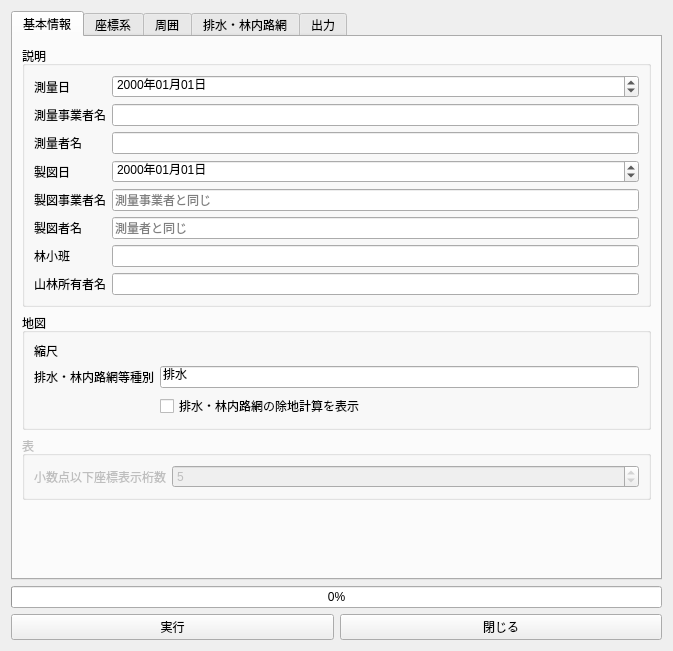
<?xml version="1.0" encoding="UTF-8"?>
<ui version="4.0">
 <class>RingyoZumenMakerPluginDialogBase</class>
 <widget class="QWidget" name="RingyoZumenMakerPluginDialogBase">
  <property name="geometry">
   <rect>
    <x>0</x>
    <y>0</y>
    <width>673</width>
    <height>651</height>
   </rect>
  </property>
  <property name="sizePolicy">
   <sizepolicy hsizetype="Preferred" vsizetype="Preferred">
    <horstretch>0</horstretch>
    <verstretch>0</verstretch>
   </sizepolicy>
  </property>
  <property name="windowTitle">
   <string>林業図面作成プラグイン</string>
  </property>
  <layout class="QVBoxLayout" name="verticalLayout_3">
   <item>
    <widget class="QTabWidget" name="tabWidget">
     <property name="currentIndex">
      <number>0</number>
     </property>
     <widget class="QWidget" name="tab">
      <property name="sizePolicy">
       <sizepolicy hsizetype="Preferred" vsizetype="Preferred">
        <horstretch>0</horstretch>
        <verstretch>0</verstretch>
       </sizepolicy>
      </property>
      <attribute name="title">
       <string>基本情報</string>
      </attribute>
      <layout class="QVBoxLayout" name="verticalLayout">
       <item>
        <widget class="QGroupBox" name="groupBox_5">
         <property name="title">
          <string>説明</string>
         </property>
         <layout class="QFormLayout" name="formLayout">
          <item row="0" column="0">
           <widget class="QLabel" name="label">
            <property name="text">
             <string>測量日</string>
            </property>
           </widget>
          </item>
          <item row="0" column="1">
           <widget class="QDateEdit" name="sokuryobi">
            <property name="sizePolicy">
             <sizepolicy hsizetype="Expanding" vsizetype="Fixed">
              <horstretch>0</horstretch>
              <verstretch>0</verstretch>
             </sizepolicy>
            </property>
            <property name="displayFormat">
             <string>yyyy年MM月dd日</string>
            </property>
           </widget>
          </item>
          <item row="2" column="0">
           <widget class="QLabel" name="label_2">
            <property name="text">
             <string>測量者名</string>
            </property>
           </widget>
          </item>
          <item row="2" column="1">
           <widget class="QLineEdit" name="sokuryosha"/>
          </item>
          <item row="6" column="0">
           <widget class="QLabel" name="label_3">
            <property name="text">
             <string>林小班</string>
            </property>
           </widget>
          </item>
          <item row="6" column="1">
           <widget class="QLineEdit" name="rinshohan"/>
          </item>
          <item row="7" column="0">
           <widget class="QLabel" name="label_4">
            <property name="text">
             <string>山林所有者名</string>
            </property>
           </widget>
          </item>
          <item row="7" column="1">
           <widget class="QLineEdit" name="sanrinshoyusha"/>
          </item>
          <item row="1" column="1">
           <widget class="QLineEdit" name="sokuryojigyosha">
            <property name="placeholderText">
             <string/>
            </property>
           </widget>
          </item>
          <item row="1" column="0">
           <widget class="QLabel" name="label_24">
            <property name="text">
             <string>測量事業者名</string>
            </property>
           </widget>
          </item>
          <item row="4" column="1">
           <widget class="QLineEdit" name="seizujigyosha">
            <property name="placeholderText">
             <string>測量事業者と同じ</string>
            </property>
           </widget>
          </item>
          <item row="5" column="1">
           <widget class="QLineEdit" name="seizusha">
            <property name="placeholderText">
             <string>測量者と同じ</string>
            </property>
           </widget>
          </item>
          <item row="3" column="0">
           <widget class="QLabel" name="label_12">
            <property name="text">
             <string>製図日</string>
            </property>
           </widget>
          </item>
          <item row="4" column="0">
           <widget class="QLabel" name="label_18">
            <property name="text">
             <string>製図事業者名</string>
            </property>
           </widget>
          </item>
          <item row="5" column="0">
           <widget class="QLabel" name="label_22">
            <property name="text">
             <string>製図者名</string>
            </property>
           </widget>
          </item>
          <item row="3" column="1">
           <widget class="QDateEdit" name="seizubi">
            <property name="displayFormat">
             <string>yyyy年MM月dd日</string>
            </property>
           </widget>
          </item>
         </layout>
        </widget>
       </item>
       <item>
        <widget class="QGroupBox" name="groupBox_6">
         <property name="title">
          <string>地図</string>
         </property>
         <layout class="QFormLayout" name="formLayout_4">
          <item row="0" column="0">
           <widget class="QLabel" name="label_15">
            <property name="text">
             <string>縮尺</string>
            </property>
           </widget>
          </item>
          <item row="0" column="1">
           <widget class="QgsScaleWidget" name="scale">
            <property name="showCurrentScaleButton">
             <bool>true</bool>
            </property>
           </widget>
          </item>
          <item row="2" column="0">
           <widget class="QLabel" name="qgisLabel">
            <property name="text">
             <string/>
            </property>
           </widget>
          </item>
          <item row="2" column="1">
           <widget class="QCheckBox" name="isJochikeisan">
            <property name="text">
             <string>排水・林内路網の除地計算を表示</string>
            </property>
           </widget>
          </item>
          <item row="1" column="1">
           <widget class="QLineEdit" name="haisuiType">
            <property name="text">
             <string>排水</string>
            </property>
           </widget>
          </item>
          <item row="1" column="0">
           <widget class="QLabel" name="label_25">
            <property name="text">
             <string>排水・林内路網等種別</string>
            </property>
           </widget>
          </item>
         </layout>
        </widget>
       </item>
       <item>
        <widget class="QGroupBox" name="groupBox_7">
         <property name="enabled">
          <bool>false</bool>
         </property>
         <property name="title">
          <string>表</string>
         </property>
         <layout class="QFormLayout" name="formLayout_5">
          <item row="0" column="0">
           <widget class="QLabel" name="Label">
            <property name="text">
             <string>小数点以下座標表示桁数</string>
            </property>
           </widget>
          </item>
          <item row="0" column="1">
           <widget class="QSpinBox" name="ketasu">
            <property name="value">
             <number>5</number>
            </property>
           </widget>
          </item>
         </layout>
        </widget>
       </item>
       <item>
        <spacer name="verticalSpacer">
         <property name="orientation">
          <enum>Qt::Orientation::Vertical</enum>
         </property>
         <property name="sizeHint" stdset="0">
          <size>
           <width>20</width>
           <height>40</height>
          </size>
         </property>
        </spacer>
       </item>
      </layout>
     </widget>
     <widget class="QWidget" name="tab_2">
      <attribute name="title">
       <string>座標系</string>
      </attribute>
      <layout class="QVBoxLayout" name="verticalLayout_2">
       <item>
        <layout class="QFormLayout" name="formLayout_2">
         <item row="0" column="0">
          <widget class="QLabel" name="label_5">
           <property name="text">
            <string>CRS</string>
           </property>
          </widget>
         </item>
         <item row="0" column="1">
          <widget class="QgsProjectionSelectionWidget" name="crs">
           <property name="focusPolicy">
            <enum>Qt::FocusPolicy::StrongFocus</enum>
           </property>
           <property name="layoutDirection">
            <enum>Qt::LayoutDirection::LeftToRight</enum>
           </property>
           <property name="autoFillBackground">
            <bool>false</bool>
           </property>
          </widget>
         </item>
         <item row="1" column="0">
          <widget class="QLabel" name="label_14">
           <property name="text">
            <string>磁補正（度）</string>
           </property>
          </widget>
         </item>
         <item row="1" column="1">
          <widget class="QDoubleSpinBox" name="jihosei"/>
         </item>
        </layout>
       </item>
       <item>
        <spacer name="verticalSpacer_2">
         <property name="orientation">
          <enum>Qt::Orientation::Vertical</enum>
         </property>
         <property name="sizeHint" stdset="0">
          <size>
           <width>20</width>
           <height>665</height>
          </size>
         </property>
        </spacer>
       </item>
      </layout>
     </widget>
     <widget class="QWidget" name="tab_3">
      <attribute name="title">
       <string>周囲</string>
      </attribute>
      <layout class="QVBoxLayout" name="verticalLayout_6">
       <item>
        <widget class="QCheckBox" name="isShui">
         <property name="text">
          <string>周囲の図面を出力</string>
         </property>
         <property name="checked">
          <bool>true</bool>
         </property>
        </widget>
       </item>
       <item>
        <widget class="QScrollArea" name="scrollArea_2">
         <property name="widgetResizable">
          <bool>true</bool>
         </property>
         <widget class="QWidget" name="scrollAreaWidgetContents_2">
          <property name="geometry">
           <rect>
            <x>0</x>
            <y>0</y>
            <width>627</width>
            <height>487</height>
           </rect>
          </property>
          <layout class="QVBoxLayout" name="verticalLayout_10">
           <item>
            <widget class="QGroupBox" name="groupBox">
             <property name="title">
              <string>周囲ポイント指定</string>
             </property>
             <layout class="QVBoxLayout" name="verticalLayout_4">
              <item>
               <layout class="QGridLayout" name="gridLayout_2">
                <item row="1" column="0">
                 <widget class="QLabel" name="label_8">
                  <property name="text">
                   <string>式（空欄ならレイヤ全体）</string>
                  </property>
                 </widget>
                </item>
                <item row="0" column="1">
                 <widget class="QgsMapLayerComboBox" name="shui_point"/>
                </item>
                <item row="0" column="0">
                 <widget class="QLabel" name="label_7">
                  <property name="text">
                   <string>ポイントレイヤ</string>
                  </property>
                 </widget>
                </item>
                <item row="1" column="1">
                 <widget class="QgsFieldExpressionWidget" name="shui_ex"/>
                </item>
               </layout>
              </item>
             </layout>
            </widget>
           </item>
           <item>
            <widget class="QGroupBox" name="groupBox_8">
             <property name="title">
              <string>標高指定</string>
             </property>
             <layout class="QGridLayout" name="gridLayout_8">
              <item row="0" column="0">
               <layout class="QGridLayout" name="gridLayout">
                <item row="2" column="0">
                 <widget class="QLabel" name="label_9">
                  <property name="text">
                   <string>標高フィールド（フィールドの型：int または float, 単位：m）</string>
                  </property>
                 </widget>
                </item>
                <item row="2" column="1">
                 <widget class="QgsFieldComboBox" name="shui_hyokoField">
                  <property name="enabled">
                   <bool>false</bool>
                  </property>
                 </widget>
                </item>
                <item row="3" column="0">
                 <widget class="QLabel" name="label_16">
                  <property name="text">
                   <string>DEMレイヤ</string>
                  </property>
                 </widget>
                </item>
                <item row="3" column="1">
                 <widget class="QgsMapLayerComboBox" name="shui_demLayer">
                  <property name="enabled">
                   <bool>false</bool>
                  </property>
                 </widget>
                </item>
                <item row="1" column="0" colspan="2">
                 <layout class="QHBoxLayout" name="horizontalLayout_4">
                  <item>
                   <widget class="QRadioButton" name="shui_noHyoko">
                    <property name="text">
                     <string>標高を用いない</string>
                    </property>
                    <property name="checked">
                     <bool>true</bool>
                    </property>
                   </widget>
                  </item>
                  <item>
                   <widget class="QRadioButton" name="shui_pointHyoko">
                    <property name="text">
                     <string>ポイントレイヤのフィールドを使用</string>
                    </property>
                    <property name="checked">
                     <bool>false</bool>
                    </property>
                   </widget>
                  </item>
                  <item>
                   <widget class="QRadioButton" name="shui_demHyoko">
                    <property name="enabled">
                     <bool>true</bool>
                    </property>
                    <property name="text">
                     <string>DEMレイヤを使用</string>
                    </property>
                   </widget>
                  </item>
                 </layout>
                </item>
               </layout>
              </item>
             </layout>
            </widget>
           </item>
           <item>
            <widget class="QGroupBox" name="groupBox_2">
             <property name="title">
              <string>使用する属性</string>
             </property>
             <layout class="QVBoxLayout" name="verticalLayout_5">
              <item>
               <layout class="QGridLayout" name="gridLayout_3">
                <item row="0" column="0">
                 <widget class="QLabel" name="label_17">
                  <property name="text">
                   <string>測点名指定</string>
                  </property>
                 </widget>
                </item>
                <item row="1" column="0">
                 <widget class="QLabel" name="label_10">
                  <property name="text">
                   <string>結合順指定</string>
                  </property>
                 </widget>
                </item>
                <item row="0" column="1">
                 <widget class="QgsFieldExpressionWidget" name="shui_sokutenLabel"/>
                </item>
                <item row="1" column="1">
                 <widget class="QgsFieldExpressionWidget" name="shui_sort"/>
                </item>
               </layout>
              </item>
             </layout>
            </widget>
           </item>
           <item>
            <spacer name="verticalSpacer_3">
             <property name="orientation">
              <enum>Qt::Orientation::Vertical</enum>
             </property>
             <property name="sizeHint" stdset="0">
              <size>
               <width>20</width>
               <height>122</height>
              </size>
             </property>
            </spacer>
           </item>
          </layout>
         </widget>
        </widget>
       </item>
      </layout>
     </widget>
     <widget class="QWidget" name="tab_4">
      <attribute name="title">
       <string>排水・林内路網</string>
      </attribute>
      <layout class="QVBoxLayout" name="verticalLayout_11">
       <item>
        <widget class="QCheckBox" name="isHaisui">
         <property name="text">
          <string>排水・林内路網の図面を出力</string>
         </property>
        </widget>
       </item>
       <item>
        <widget class="QScrollArea" name="scrollArea">
         <property name="enabled">
          <bool>false</bool>
         </property>
         <property name="widgetResizable">
          <bool>true</bool>
         </property>
         <widget class="QWidget" name="scrollAreaWidgetContents">
          <property name="geometry">
           <rect>
            <x>0</x>
            <y>0</y>
            <width>627</width>
            <height>487</height>
           </rect>
          </property>
          <layout class="QVBoxLayout" name="verticalLayout_12">
           <item>
            <widget class="QToolBox" name="toolBox">
             <property name="currentIndex">
              <number>0</number>
             </property>
             <widget class="QWidget" name="page">
              <property name="geometry">
               <rect>
                <x>0</x>
                <y>-75</y>
                <width>597</width>
                <height>482</height>
               </rect>
              </property>
              <attribute name="label">
               <string>TEST</string>
              </attribute>
              <layout class="QFormLayout" name="formLayout_6">
               <item row="0" column="0">
                <widget class="QLabel" name="label_6">
                 <property name="text">
                  <string>名前</string>
                 </property>
                </widget>
               </item>
               <item row="0" column="1">
                <widget class="QLineEdit" name="haisui_name_1">
                 <property name="text">
                  <string>A</string>
                 </property>
                </widget>
               </item>
               <item row="2" column="0">
                <widget class="QLabel" name="label_11">
                 <property name="text">
                  <string>幅（m）</string>
                 </property>
                </widget>
               </item>
               <item row="2" column="1">
                <widget class="QDoubleSpinBox" name="haisui_haba_1">
                 <property name="value">
                  <double>1.000000000000000</double>
                 </property>
                </widget>
               </item>
               <item row="3" column="0" colspan="2">
                <widget class="QGroupBox" name="groupBox_3">
                 <property name="title">
                  <string>ポイント指定</string>
                 </property>
                 <layout class="QVBoxLayout" name="verticalLayout_8">
                  <item>
                   <layout class="QGridLayout" name="gridLayout_5">
                    <item row="1" column="1">
                     <widget class="QgsFieldExpressionWidget" name="haisui_ex_1"/>
                    </item>
                    <item row="1" column="0">
                     <widget class="QLabel" name="label_20">
                      <property name="text">
                       <string>式（空欄ならレイヤ全体）</string>
                      </property>
                     </widget>
                    </item>
                    <item row="0" column="0">
                     <widget class="QLabel" name="label_19">
                      <property name="text">
                       <string>ポイントレイヤ</string>
                      </property>
                     </widget>
                    </item>
                    <item row="0" column="1">
                     <widget class="QgsMapLayerComboBox" name="haisui_point_1"/>
                    </item>
                   </layout>
                  </item>
                 </layout>
                </widget>
               </item>
               <item row="4" column="0" colspan="2">
                <widget class="QGroupBox" name="groupBox_9">
                 <property name="title">
                  <string>標高指定</string>
                 </property>
                 <layout class="QGridLayout" name="gridLayout_4">
                  <item row="0" column="0">
                   <layout class="QGridLayout" name="gridLayout_7">
                    <item row="3" column="0">
                     <widget class="QLabel" name="label_27">
                      <property name="text">
                       <string>DEMレイヤ</string>
                      </property>
                     </widget>
                    </item>
                    <item row="2" column="1" colspan="2">
                     <widget class="QgsFieldComboBox" name="haisui_hyokoField_1">
                      <property name="enabled">
                       <bool>false</bool>
                      </property>
                     </widget>
                    </item>
                    <item row="2" column="0">
                     <widget class="QLabel" name="label_26">
                      <property name="text">
                       <string>標高フィールド（フィールドの型：int または float, 単位：m）</string>
                      </property>
                     </widget>
                    </item>
                    <item row="3" column="1" colspan="2">
                     <widget class="QgsMapLayerComboBox" name="haisui_demLayer_1">
                      <property name="enabled">
                       <bool>false</bool>
                      </property>
                     </widget>
                    </item>
                    <item row="1" column="0" colspan="3">
                     <layout class="QHBoxLayout" name="horizontalLayout_3">
                      <item>
                       <widget class="QRadioButton" name="haisui_noHyoko_1">
                        <property name="text">
                         <string>標高を用いない</string>
                        </property>
                        <property name="checked">
                         <bool>true</bool>
                        </property>
                       </widget>
                      </item>
                      <item>
                       <widget class="QRadioButton" name="haisui_pointHyoko_1">
                        <property name="text">
                         <string>ポイントレイヤのフィールドを使用</string>
                        </property>
                       </widget>
                      </item>
                      <item>
                       <widget class="QRadioButton" name="haisui_demHyoko_1">
                        <property name="text">
                         <string>DEMレイヤを使用</string>
                        </property>
                       </widget>
                      </item>
                     </layout>
                    </item>
                   </layout>
                  </item>
                 </layout>
                </widget>
               </item>
               <item row="5" column="0" colspan="2">
                <widget class="QGroupBox" name="groupBox_4">
                 <property name="title">
                  <string>使用する属性</string>
                 </property>
                 <layout class="QVBoxLayout" name="verticalLayout_9">
                  <item>
                   <layout class="QGridLayout" name="gridLayout_6">
                    <item row="0" column="0">
                     <widget class="QLabel" name="label_23">
                      <property name="text">
                       <string>測点名指定</string>
                      </property>
                     </widget>
                    </item>
                    <item row="1" column="0">
                     <widget class="QLabel" name="label_21">
                      <property name="text">
                       <string>結合順指定</string>
                      </property>
                     </widget>
                    </item>
                    <item row="0" column="1">
                     <widget class="QgsFieldExpressionWidget" name="haisui_sokutenLabel_1"/>
                    </item>
                    <item row="1" column="1">
                     <widget class="QgsFieldExpressionWidget" name="haisui_sort_1"/>
                    </item>
                   </layout>
                  </item>
                 </layout>
                </widget>
               </item>
               <item row="7" column="0" colspan="2">
                <widget class="QPushButton" name="haisui_del_1">
                 <property name="text">
                  <string>削除</string>
                 </property>
                </widget>
               </item>
              </layout>
             </widget>
            </widget>
           </item>
           <item>
            <widget class="QPushButton" name="haisui_add">
             <property name="text">
              <string>排水を追加</string>
             </property>
            </widget>
           </item>
          </layout>
         </widget>
        </widget>
       </item>
      </layout>
     </widget>
     <widget class="QWidget" name="tab_5">
      <attribute name="title">
       <string>出力</string>
      </attribute>
      <layout class="QVBoxLayout" name="verticalLayout_7">
       <item>
        <layout class="QFormLayout" name="formLayout_3">
         <item row="0" column="0">
          <widget class="QLabel" name="label_13">
           <property name="text">
            <string>出力フォルダ</string>
           </property>
          </widget>
         </item>
         <item row="0" column="1">
          <widget class="QgsFileWidget" name="fileName">
           <property name="enabled">
            <bool>true</bool>
           </property>
           <property name="useLink">
            <bool>false</bool>
           </property>
           <property name="fullUrl">
            <bool>false</bool>
           </property>
           <property name="filter">
            <string/>
           </property>
           <property name="storageMode">
            <enum>QgsFileWidget::StorageMode::GetDirectory</enum>
           </property>
          </widget>
         </item>
        </layout>
       </item>
       <item>
        <spacer name="verticalSpacer_6">
         <property name="orientation">
          <enum>Qt::Orientation::Vertical</enum>
         </property>
         <property name="sizeHint" stdset="0">
          <size>
           <width>20</width>
           <height>40</height>
          </size>
         </property>
        </spacer>
       </item>
      </layout>
     </widget>
    </widget>
   </item>
   <item>
    <widget class="QProgressBar" name="progressBar">
     <property name="value">
      <number>0</number>
     </property>
    </widget>
   </item>
   <item>
    <layout class="QHBoxLayout" name="horizontalLayout_2">
     <item>
      <widget class="QPushButton" name="submit_bt">
       <property name="text">
        <string>実行</string>
       </property>
      </widget>
     </item>
     <item>
      <widget class="QPushButton" name="exit_bt">
       <property name="text">
        <string>閉じる</string>
       </property>
      </widget>
     </item>
    </layout>
   </item>
  </layout>
 </widget>
 <customwidgets>
  <customwidget>
   <class>QgsFieldComboBox</class>
   <extends>QComboBox</extends>
   <header>qgsfieldcombobox.h</header>
  </customwidget>
  <customwidget>
   <class>QgsFieldExpressionWidget</class>
   <extends>QWidget</extends>
   <header>qgsfieldexpressionwidget.h</header>
  </customwidget>
  <customwidget>
   <class>QgsFileWidget</class>
   <extends>QWidget</extends>
   <header>qgsfilewidget.h</header>
  </customwidget>
  <customwidget>
   <class>QgsMapLayerComboBox</class>
   <extends>QComboBox</extends>
   <header>qgsmaplayercombobox.h</header>
  </customwidget>
  <customwidget>
   <class>QgsProjectionSelectionWidget</class>
   <extends>QWidget</extends>
   <header>qgsprojectionselectionwidget.h</header>
  </customwidget>
  <customwidget>
   <class>QgsScaleWidget</class>
   <extends>QWidget</extends>
   <header>qgsscalewidget.h</header>
  </customwidget>
 </customwidgets>
 <tabstops>
  <tabstop>tabWidget</tabstop>
  <tabstop>sokuryobi</tabstop>
  <tabstop>sokuryosha</tabstop>
  <tabstop>rinshohan</tabstop>
  <tabstop>sanrinshoyusha</tabstop>
  <tabstop>isJochikeisan</tabstop>
  <tabstop>ketasu</tabstop>
  <tabstop>crs</tabstop>
  <tabstop>jihosei</tabstop>
  <tabstop>isShui</tabstop>
  <tabstop>shui_point</tabstop>
  <tabstop>shui_hyokoField</tabstop>
  <tabstop>shui_demLayer</tabstop>
  <tabstop>isHaisui</tabstop>
  <tabstop>scrollArea</tabstop>
  <tabstop>haisui_point_1</tabstop>
  <tabstop>haisui_hyokoField_1</tabstop>
  <tabstop>haisui_demLayer_1</tabstop>
  <tabstop>haisui_add</tabstop>
  <tabstop>submit_bt</tabstop>
 </tabstops>
 <resources/>
 <connections>
  <connection>
   <sender>shui_point</sender>
   <signal>layerChanged(QgsMapLayer*)</signal>
   <receiver>shui_hyokoField</receiver>
   <slot>setLayer(QgsMapLayer*)</slot>
   <hints>
    <hint type="sourcelabel">
     <x>322</x>
     <y>127</y>
    </hint>
    <hint type="destinationlabel">
     <x>627</x>
     <y>274</y>
    </hint>
   </hints>
  </connection>
  <connection>
   <sender>haisui_point_1</sender>
   <signal>layerChanged(QgsMapLayer*)</signal>
   <receiver>haisui_hyokoField_1</receiver>
   <slot>setLayer(QgsMapLayer*)</slot>
   <hints>
    <hint type="sourcelabel">
     <x>377</x>
     <y>172</y>
    </hint>
    <hint type="destinationlabel">
     <x>604</x>
     <y>292</y>
    </hint>
   </hints>
  </connection>
  <connection>
   <sender>shui_pointHyoko</sender>
   <signal>toggled(bool)</signal>
   <receiver>shui_hyokoField</receiver>
   <slot>setEnabled(bool)</slot>
   <hints>
    <hint type="sourcelabel">
     <x>430</x>
     <y>241</y>
    </hint>
    <hint type="destinationlabel">
     <x>627</x>
     <y>274</y>
    </hint>
   </hints>
  </connection>
  <connection>
   <sender>shui_demHyoko</sender>
   <signal>toggled(bool)</signal>
   <receiver>shui_demLayer</receiver>
   <slot>setEnabled(bool)</slot>
   <hints>
    <hint type="sourcelabel">
     <x>626</x>
     <y>241</y>
    </hint>
    <hint type="destinationlabel">
     <x>627</x>
     <y>306</y>
    </hint>
   </hints>
  </connection>
  <connection>
   <sender>haisui_pointHyoko_1</sender>
   <signal>toggled(bool)</signal>
   <receiver>haisui_hyokoField_1</receiver>
   <slot>setEnabled(bool)</slot>
   <hints>
    <hint type="sourcelabel">
     <x>419</x>
     <y>259</y>
    </hint>
    <hint type="destinationlabel">
     <x>604</x>
     <y>292</y>
    </hint>
   </hints>
  </connection>
  <connection>
   <sender>haisui_demHyoko_1</sender>
   <signal>toggled(bool)</signal>
   <receiver>haisui_demLayer_1</receiver>
   <slot>setEnabled(bool)</slot>
   <hints>
    <hint type="sourcelabel">
     <x>503</x>
     <y>259</y>
    </hint>
    <hint type="destinationlabel">
     <x>496</x>
     <y>323</y>
    </hint>
   </hints>
  </connection>
  <connection>
   <sender>shui_point</sender>
   <signal>layerChanged(QgsMapLayer*)</signal>
   <receiver>shui_sokutenLabel</receiver>
   <slot>setLayer(QgsMapLayer*)</slot>
   <hints>
    <hint type="sourcelabel">
     <x>257</x>
     <y>123</y>
    </hint>
    <hint type="destinationlabel">
     <x>255</x>
     <y>363</y>
    </hint>
   </hints>
  </connection>
  <connection>
   <sender>shui_point</sender>
   <signal>layerChanged(QgsMapLayer*)</signal>
   <receiver>shui_sort</receiver>
   <slot>setLayer(QgsMapLayer*)</slot>
   <hints>
    <hint type="sourcelabel">
     <x>217</x>
     <y>113</y>
    </hint>
    <hint type="destinationlabel">
     <x>214</x>
     <y>395</y>
    </hint>
   </hints>
  </connection>
  <connection>
   <sender>haisui_point_1</sender>
   <signal>layerChanged(QgsMapLayer*)</signal>
   <receiver>haisui_sokutenLabel_1</receiver>
   <slot>setLayer(QgsMapLayer*)</slot>
   <hints>
    <hint type="sourcelabel">
     <x>264</x>
     <y>167</y>
    </hint>
    <hint type="destinationlabel">
     <x>361</x>
     <y>401</y>
    </hint>
   </hints>
  </connection>
  <connection>
   <sender>haisui_point_1</sender>
   <signal>layerChanged(QgsMapLayer*)</signal>
   <receiver>haisui_sort_1</receiver>
   <slot>setLayer(QgsMapLayer*)</slot>
   <hints>
    <hint type="sourcelabel">
     <x>217</x>
     <y>169</y>
    </hint>
    <hint type="destinationlabel">
     <x>254</x>
     <y>433</y>
    </hint>
   </hints>
  </connection>
  <connection>
   <sender>isHaisui</sender>
   <signal>toggled(bool)</signal>
   <receiver>scrollArea</receiver>
   <slot>setEnabled(bool)</slot>
   <hints>
    <hint type="sourcelabel">
     <x>93</x>
     <y>58</y>
    </hint>
    <hint type="destinationlabel">
     <x>106</x>
     <y>78</y>
    </hint>
   </hints>
  </connection>
  <connection>
   <sender>isShui</sender>
   <signal>toggled(bool)</signal>
   <receiver>scrollArea_2</receiver>
   <slot>setEnabled(bool)</slot>
   <hints>
    <hint type="sourcelabel">
     <x>88</x>
     <y>54</y>
    </hint>
    <hint type="destinationlabel">
     <x>90</x>
     <y>80</y>
    </hint>
   </hints>
  </connection>
 </connections>
</ui>
